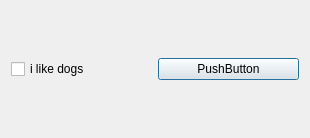
<?xml version="1.0" encoding="UTF-8"?>
<ui version="4.0">
 <class>Dialog</class>
 <widget class="QDialog" name="Dialog">
  <property name="geometry">
   <rect>
    <x>0</x>
    <y>0</y>
    <width>310</width>
    <height>138</height>
   </rect>
  </property>
  <property name="windowTitle">
   <string>Dialog</string>
  </property>
  <layout class="QHBoxLayout" name="horizontalLayout">
   <item>
    <widget class="QCheckBox" name="checkBox">
     <property name="text">
      <string>i like dogs</string>
     </property>
    </widget>
   </item>
   <item>
    <widget class="QPushButton" name="pushButton">
     <property name="text">
      <string>PushButton</string>
     </property>
    </widget>
   </item>
  </layout>
 </widget>
 <resources/>
 <connections/>
</ui>
